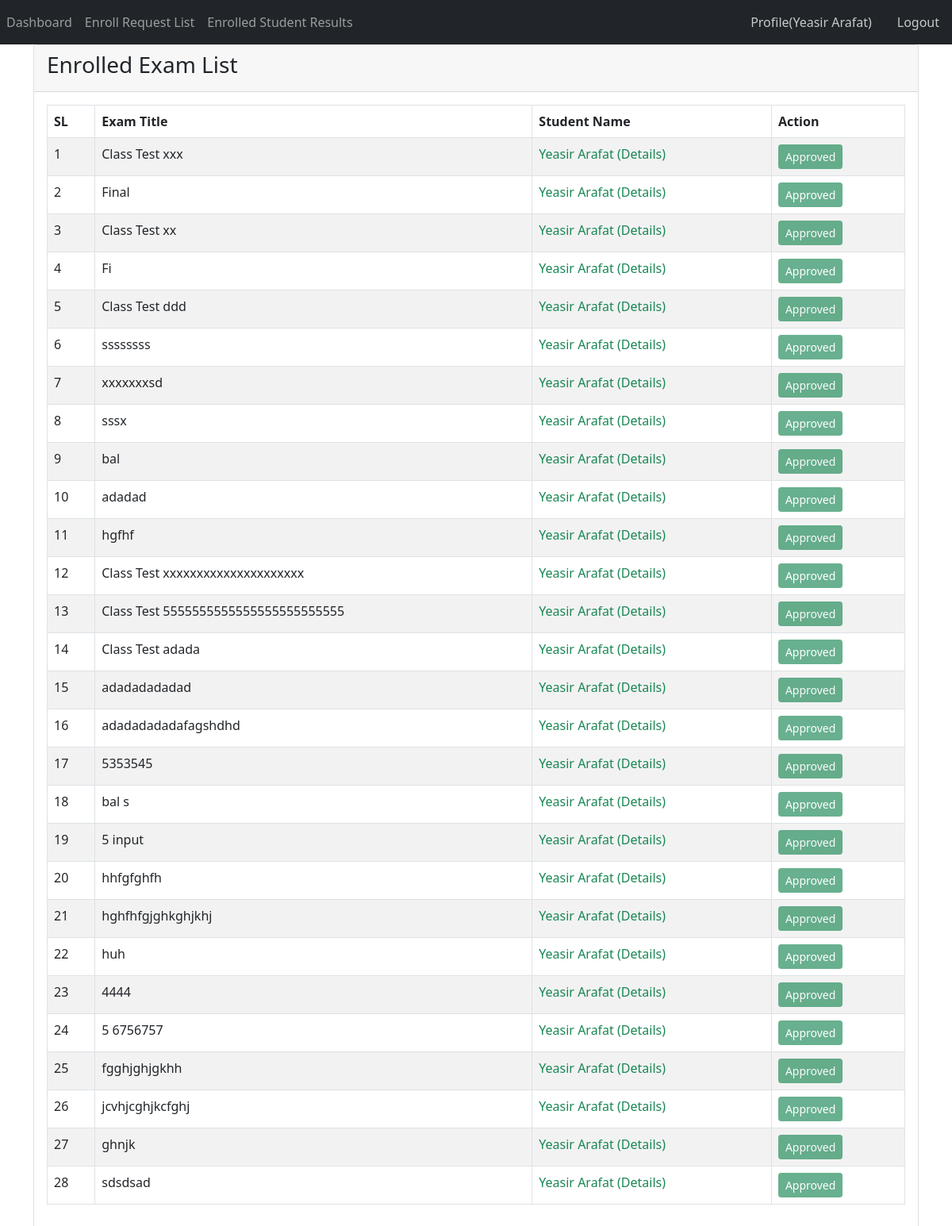
The page /faculty/enroll_exam_list.php (signed in) on the database its author committed.
### tables this page shows
CREATE TABLE `std_exam_enrolled` (
  `id` int(10) NOT NULL,
  `exam_id` int(10) NOT NULL,
  `faculty_id` int(10) NOT NULL,
  `enrolled_exam_status` int(1) NOT NULL,
  `std_tbl_std_id` int(10) NOT NULL
);

CREATE TABLE `exam_tbl` (
  `exam_id` int(10) NOT NULL,
  `faculty_id` int(10) NOT NULL,
  `exam_title` varchar(100) NOT NULL,
  `exam_datetime` timestamp NULL DEFAULT current_timestamp() ON UPDATE current_timestamp(),
  `exam_duration` float DEFAULT NULL,
  `qsn1` text DEFAULT NULL,
  `exam_status` binary(1) DEFAULT NULL,
  `total_marks` float DEFAULT 0,
  `exam_declaration_datetime` datetime DEFAULT NULL,
  `sol1` text DEFAULT NULL,
  `qsn2` text DEFAULT NULL,
  `qsn3` text DEFAULT NULL,
  `sol2` text DEFAULT NULL,
  `sol3` text DEFAULT NULL,
  `qsn4` text DEFAULT NULL,
  `qsn5` text DEFAULT NULL,
  `sol4` text DEFAULT NULL,
  `sol5` text DEFAULT NULL
);

CREATE TABLE `std_tbl` (
  `id` int(10) NOT NULL,
  `name` varchar(100) NOT NULL,
  `password` varchar(50) NOT NULL,
  `email` varchar(80) NOT NULL,
  `uni_roll_no` int(10) NOT NULL,
  `img` varchar(500) DEFAULT NULL,
  `uni_name` varchar(255) NOT NULL
);

### lib/Session.php (called while the page is built, shortened)
<?php
class Session
{
    public static function get($key)
    {
        if (isset($_SESSION[$key])) {
            return $_SESSION[$key];
        } else {
            return false;
        }
    }
}

### lib/Database.php (called while the page is built, shortened)
<?php
class Database
{
    public $host = DB_HOST;
    public $user = DB_USER;
    public $pass = DB_PASS;
    public $dbname = DB_NAME;
    public $link;
    private function connectDB()
    {
        $this->link = new mysqli($this->host, $this->user, $this->pass, $this->dbname);
    }
    public function select($query)
    {
        $result = $this->link->query($query) or die($this->link->error . __LINE__);
        if ($result->num_rows > 0) {
            return $result;
        } else {
            return false;
        }
    }
}

### class/Exam.php (called while the page is built, shortened)
<?php
require_once('../lib/Database.php');
class Exam
{
    private $db;
    public function __construct()
    {
        $this->db = new Database();
    }
    public function getEnrollExamList($facultyId)
    {
        $query = "SELECT std_exam_enrolled.id, std_exam_enrolled.enrolled_exam_status as enrolled_status, faculty_tbl.name as faculty_name, exam_tbl.exam_title, std_tbl.name as student_name, std_tbl.id as student_id
        FROM std_exam_enrolled
        JOIN faculty_tbl ON std_exam_enrolled.faculty_id = faculty_tbl.id
        JOIN exam_tbl ON std_exam_enrolled.exam_id = exam_tbl.exam_id
        JOIN std_tbl ON std_exam_enrolled.std_tbl_std_id = std_tbl.id
        WHERE std_exam_enrolled.faculty_id = $facultyId";
        $result = $this->db->select($query);
        return $result;
    }
}

### faculty/enroll_exam_list.php (the view, shortened to what this page needs)
<?php
include '../lib/Session.php';
 include 'session.php';
include '../lib/Database.php';
include '../class/Exam.php';
$exam = new Exam();
$facultyId =  Session::get('id');
?>
<!DOCTYPE html>
<html lang="en">
<head>
    <link rel="stylesheet" href="../assets/css/bootstrap.min.css">
    <link rel="stylesheet" href="../assets/css/style.css">
</head>
<body>
<?php include 'navbar.php'; ?>
    <div class="container">
        <div class="card">
            <div class="card-header">
                <div class="row">
                    <div class="col-md-12">
                        <h3 class="panel-title">Enrolled Exam List</h3>
                    </div>
                </div>
            </div>
            <div class="card-body">
                <div class="table-responsive">
                    <table id="exam_data_table" class="table table-bordered table-striped table-hover">
                        <thead>
                            <tr>
                                <th>SL</th>
                                <th>Exam Title</th>
                                <th>Student Name</th>
                                <th>Action</th>
                            </tr>
                        </thead>
                        <tbody>
                            <?php
                            $results = $exam->getEnrollExamList($facultyId);
                            $i = 0;
                            if ($results) {
                                foreach ($results as $value) {
                                    $i++;
                            ?>
                                    <tr>
                                        <td><?php echo $i; ?></td>
                                        <td><?php echo $value['exam_title']; ?></td>
                                        <td>
                                            <a class="text-success" style="text-decoration: none;" href="student_profile.php?studentId=<?php echo $value['student_id']; ?>">
                                                <?php echo $value['student_name']; ?> (Details)
                                            </a>
                                        </td>
                                        <td>
                                        <?php if($value['enrolled_status']==0){
?>
<a class="btn btn-success btn-sm" href="?allowExam=<?php echo $value['id']; ?>">Approve</a>
<a class="btn btn-danger btn-sm" href="?reject=<?php echo $value['id']; ?>">Decline</a>
<?php  }else if($value['enrolled_status']==1){
echo '<button class="btn btn-success btn-sm"  disabled>Approved</button>';
}else{
    echo '<button class="btn btn-danger btn-sm"  disabled>Declined</button>';
}
     ?>
                                        </td>
                                    </tr>
                            <?php
                                }
                            }
                            ?>
                        </tbody>
                    </table>
                </div>
            </div>
        </div>
    </div>
</body>
</html>

### faculty/navbar.php
 <nav class="navbar navbar-expand-lg navbar-dark bg-dark">
   <div class="collapse navbar-collapse" id="navbarSupportedContent">
      <ul class="navbar-nav me-auto mb-2 mb-lg-0">
      <li class="nav-item active">
                    <a class="nav-link" href="dashboard.php">Dashboard</a>
                </li>
                <li class="nav-item">
                    <a class="nav-link" href="enroll_exam_list.php">Enroll Request List</a>
                </li>
                <li class="nav-item">
                    <a class="nav-link" href="enroll_student_results.php">Enrolled Student Results</a>
                </li>
   </ul>
      <div class="d-flex">
      <a class="nav-link" style="color:#C7C8C9" href="faculty_profile.php">Profile(<?php echo Session::get('name') ?>)</a>
      <a class="nav-link "  style="color:#C7C8C9" href="?action=logout">Logout</a>
      </div>
    </div>
</nav>

### rows shown on the page
std_exam_enrolled: exam.exam_title "Class Test xxx", std_tbl_std.name "Yeasir Arafat", enrolled_exam_status "Approved"
std_exam_enrolled: exam.exam_title "Final", std_tbl_std.name "Yeasir Arafat", enrolled_exam_status "Approved"
std_exam_enrolled: exam.exam_title "Class Test xx", std_tbl_std.name "Yeasir Arafat", enrolled_exam_status "Approved"
std_exam_enrolled: exam.exam_title "Fi", std_tbl_std.name "Yeasir Arafat", enrolled_exam_status "Approved"
std_exam_enrolled: exam.exam_title "Class Test ddd", std_tbl_std.name "Yeasir Arafat", enrolled_exam_status "Approved"
std_exam_enrolled: exam.exam_title "ssssssss", std_tbl_std.name "Yeasir Arafat", enrolled_exam_status "Approved"
std_exam_enrolled: exam.exam_title "xxxxxxxsd", std_tbl_std.name "Yeasir Arafat", enrolled_exam_status "Approved"
std_exam_enrolled: exam.exam_title "sssx", std_tbl_std.name "Yeasir Arafat", enrolled_exam_status "Approved"
std_exam_enrolled: exam.exam_title "bal", std_tbl_std.name "Yeasir Arafat", enrolled_exam_status "Approved"
std_exam_enrolled: exam.exam_title "adadad", std_tbl_std.name "Yeasir Arafat", enrolled_exam_status "Approved"
std_exam_enrolled: exam.exam_title "hgfhf", std_tbl_std.name "Yeasir Arafat", enrolled_exam_status "Approved"
std_exam_enrolled: exam.exam_title "Class Test xxxxxxxxxxxxxxxxxxxxx", std_tbl_std.name "Yeasir Arafat", enrolled_exam_status "Approved"
std_exam_enrolled: exam.exam_title "Class Test 5555555555555555555555555", std_tbl_std.name "Yeasir Arafat", enrolled_exam_status "Approved"
std_exam_enrolled: exam.exam_title "Class Test adada", std_tbl_std.name "Yeasir Arafat", enrolled_exam_status "Approved"
std_exam_enrolled: exam.exam_title "adadadadadad", std_tbl_std.name "Yeasir Arafat", enrolled_exam_status "Approved"
std_exam_enrolled: exam.exam_title "adadadadadafagshdhd", std_tbl_std.name "Yeasir Arafat", enrolled_exam_status "Approved"
std_exam_enrolled: exam.exam_title "5353545", std_tbl_std.name "Yeasir Arafat", enrolled_exam_status "Approved"
std_exam_enrolled: exam.exam_title "bal s", std_tbl_std.name "Yeasir Arafat", enrolled_exam_status "Approved"
std_exam_enrolled: exam.exam_title "5 input", std_tbl_std.name "Yeasir Arafat", enrolled_exam_status "Approved"
std_exam_enrolled: exam.exam_title "hhfgfghfh", std_tbl_std.name "Yeasir Arafat", enrolled_exam_status "Approved"
std_exam_enrolled: exam.exam_title "hghfhfgjghkghjkhj", std_tbl_std.name "Yeasir Arafat", enrolled_exam_status "Approved"
std_exam_enrolled: exam.exam_title "huh", std_tbl_std.name "Yeasir Arafat", enrolled_exam_status "Approved"
std_exam_enrolled: exam.exam_title "4444", std_tbl_std.name "Yeasir Arafat", enrolled_exam_status "Approved"
std_exam_enrolled: exam.exam_title "5 6756757", std_tbl_std.name "Yeasir Arafat", enrolled_exam_status "Approved"
std_exam_enrolled: exam.exam_title "fgghjghjgkhh", std_tbl_std.name "Yeasir Arafat", enrolled_exam_status "Approved"
std_exam_enrolled: exam.exam_title "jcvhjcghjkcfghj", std_tbl_std.name "Yeasir Arafat", enrolled_exam_status "Approved"
std_exam_enrolled: exam.exam_title "ghnjk", std_tbl_std.name "Yeasir Arafat", enrolled_exam_status "Approved"
std_exam_enrolled: exam.exam_title "sdsdsad", std_tbl_std.name "Yeasir Arafat", enrolled_exam_status "Approved"

### other values the page prints
Session::get('name') "Yeasir Arafat"
